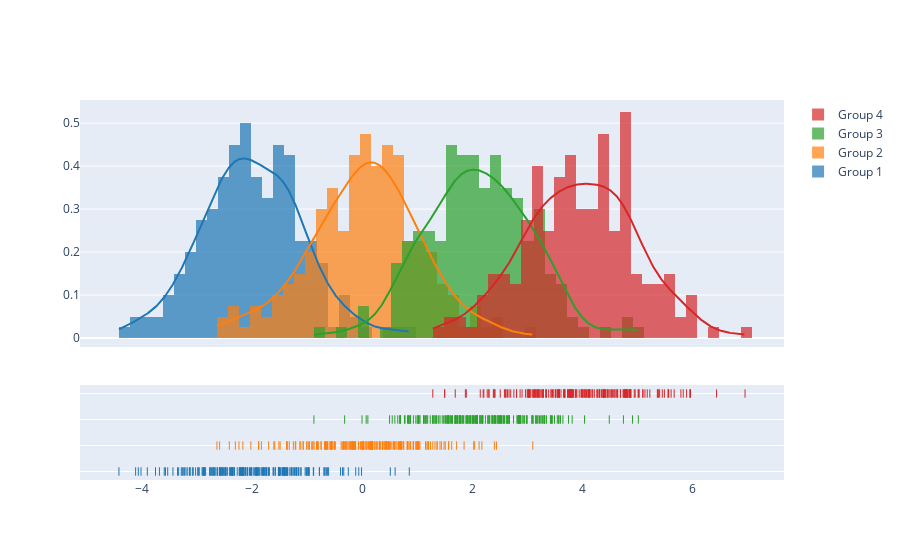

Notebook cell for this chart:
### Code cell
import plotly.figure_factory as ff

# Add histogram data
x1 = np.random.randn(200) - 2
x2 = np.random.randn(200)
x3 = np.random.randn(200) + 2
x4 = np.random.randn(200) + 4

# Group data together
hist_data = [x1, x2, x3, x4]

group_labels = ['Group 1', 'Group 2', 'Group 3', 'Group 4']

# Create distplot with custom bin_size
fig = ff.create_distplot(hist_data, group_labels, bin_size=.2)
fig.show()

### Figure 1 — Plotly figure (JSON) as saved in the notebook; plotly's stock layout.template omitted (floating-point values rounded to 4 significant figures; data arrays with more than 128 entries replaced by an {"elided": "..."} marker saying what was removed)
{"data": [{"autobinx": false, "histnorm": "probability density", "legendgroup": "Group 1", "marker": {"color": "rgb(31, 119, 180)"}, "name": "Group 1", "opacity": 0.7, "type": "histogram", "x": {"elided": "200 float values"}, "xaxis": "x", "xbins": {"end": 0.8594, "size": 0.2, "start": -4.417}, "yaxis": "y"}, {"autobinx": false, "histnorm": "probability density", "legendgroup": "Group 2", "marker": {"color": "rgb(255, 127, 14)"}, "name": "Group 2", "opacity": 0.7, "type": "histogram", "x": {"elided": "200 float values"}, "xaxis": "x", "xbins": {"end": 3.103, "size": 0.2, "start": -2.636}, "yaxis": "y"}, {"autobinx": false, "histnorm": "probability density", "legendgroup": "Group 3", "marker": {"color": "rgb(44, 160, 44)"}, "name": "Group 3", "opacity": 0.7, "type": "histogram", "x": {"elided": "200 float values"}, "xaxis": "x", "xbins": {"end": 5.022, "size": 0.2, "start": -0.8738}, "yaxis": "y"}, {"autobinx": false, "histnorm": "probability density", "legendgroup": "Group 4", "marker": {"color": "rgb(214, 39, 40)"}, "name": "Group 4", "opacity": 0.7, "type": "histogram", "x": {"elided": "200 float values"}, "xaxis": "x", "xbins": {"end": 6.961, "size": 0.2, "start": 1.286}, "yaxis": "y"}, {"legendgroup": "Group 1", "marker": {"color": "rgb(31, 119, 180)"}, "mode": "lines", "name": "Group 1", "showlegend": false, "type": "scatter", "x": {"elided": "500 float values"}, "xaxis": "x", "y": {"elided": "500 float values"}, "yaxis": "y"}, {"legendgroup": "Group 2", "marker": {"color": "rgb(255, 127, 14)"}, "mode": "lines", "name": "Group 2", "showlegend": false, "type": "scatter", "x": {"elided": "500 float values"}, "xaxis": "x", "y": {"elided": "500 float values"}, "yaxis": "y"}, {"legendgroup": "Group 3", "marker": {"color": "rgb(44, 160, 44)"}, "mode": "lines", "name": "Group 3", "showlegend": false, "type": "scatter", "x": {"elided": "500 float values"}, "xaxis": "x", "y": {"elided": "500 float values"}, "yaxis": "y"}, {"legendgroup": "Group 4", "marker": {"color": "rgb(214, 39, 40)"}, "mode": "lines", "name": "Group 4", "showlegend": false, "type": "scatter", "x": {"elided": "500 float values"}, "xaxis": "x", "y": {"elided": "500 float values"}, "yaxis": "y"}, {"legendgroup": "Group 1", "marker": {"color": "rgb(31, 119, 180)", "symbol": "line-ns-open"}, "mode": "markers", "name": "Group 1", "showlegend": false, "type": "scatter", "x": {"elided": "200 float values"}, "xaxis": "x", "y": {"elided": "200 str values"}, "yaxis": "y2"}, {"legendgroup": "Group 2", "marker": {"color": "rgb(255, 127, 14)", "symbol": "line-ns-open"}, "mode": "markers", "name": "Group 2", "showlegend": false, "type": "scatter", "x": {"elided": "200 float values"}, "xaxis": "x", "y": {"elided": "200 str values"}, "yaxis": "y2"}, {"legendgroup": "Group 3", "marker": {"color": "rgb(44, 160, 44)", "symbol": "line-ns-open"}, "mode": "markers", "name": "Group 3", "showlegend": false, "type": "scatter", "x": {"elided": "200 float values"}, "xaxis": "x", "y": {"elided": "200 str values"}, "yaxis": "y2"}, {"legendgroup": "Group 4", "marker": {"color": "rgb(214, 39, 40)", "symbol": "line-ns-open"}, "mode": "markers", "name": "Group 4", "showlegend": false, "type": "scatter", "x": {"elided": "200 float values"}, "xaxis": "x", "y": {"elided": "200 str values"}, "yaxis": "y2"}], "layout": {"barmode": "overlay", "hovermode": "closest", "legend": {"traceorder": "reversed"}, "xaxis": {"anchor": "y2", "domain": [0.0, 1.0], "zeroline": false}, "yaxis": {"anchor": "free", "domain": [0.35, 1], "position": 0.0}, "yaxis2": {"anchor": "x", "domain": [0, 0.25], "dtick": 1, "showticklabels": false}}}
